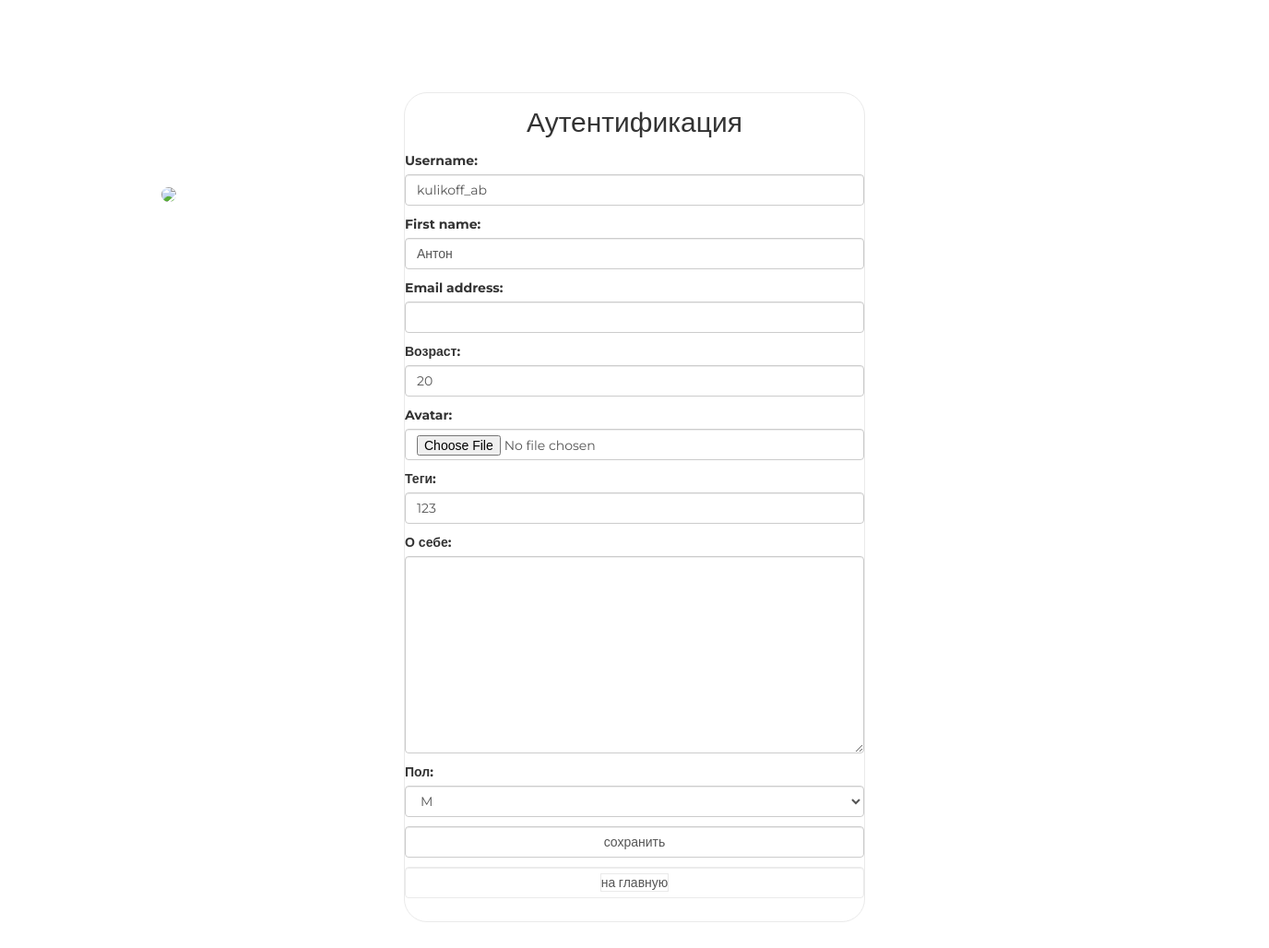
The app's page /auth/edit/ (signed in) with its own data.
### authapp/models.py (models this page shows, shortened)
class ShopUser(AbstractUser):
    avatar = models.ImageField(upload_to='users_avatars', blank=True)
    age = models.PositiveIntegerField(verbose_name='возраст', default=18)
    activation_key = models.CharField(max_length=128, blank=True)
    activation_key_created = models.DateTimeField(auto_now_add=True, blank=True, null=True)

class ShopUserProfile(models.Model):
    MALE = 'M'
    FEMALE = 'W'
    GENDER_CHOICE = (
        (MALE, 'M'),
        (FEMALE, 'W'),
    )
    user = models.OneToOneField(ShopUser, unique=True, null=False, db_index=True, on_delete=models.CASCADE)
    tagline = models.CharField(verbose_name='теги', max_length=128, blank=True)
    about_me = models.TextField(verbose_name='о себе', max_length=512, blank=True)
    gender = models.CharField(choices=GENDER_CHOICE, blank=True, max_length=1, verbose_name='пол')

### authapp/views.py (the view)
# urls.py: re_path(r'^edit/(?P<pk>\d+)/(?P<quantity>\d+)/$', basketapp.basket_edit, name='edit'),
def edit(request):
    title = 'редактирование'
    if request.method == 'POST':
        edit_form = ShopUserEditForm(request.POST, request.FILES, instance=request.user)
        profile_form = ShopUserProfileEditForm(request.POST, instance=request.user.shopuserprofile)
        if edit_form.is_valid() and profile_form.is_valid():
            edit_form.save()
            return HttpResponseRedirect(reverse('auth:edit'))
    else:
        edit_form = ShopUserEditForm(instance=request.user)
        profile_form = ShopUserProfileEditForm(instance=request.user.shopuserprofile)
    content = {'title': title, 'edit_form': edit_form, 'profile_form': profile_form}
    return render(request, 'authapp/edit.html', content)

### authapp/forms.py (shortened to what this page needs)
class ShopUserEditForm(UserChangeForm):
    class Meta:
        model = ShopUser
        fields = ('username', 'first_name', 'email', 'age', 'avatar', 'password')
    def __init__(self, *args, **kwargs):
        super(ShopUserEditForm, self).__init__(*args, **kwargs)
        for field_name, field in self.fields.items():
            field.widget.attrs['class'] = 'form-control'
            field.help_text = ''
            if field_name == 'password':
                field.widget = forms.HiddenInput()

class ShopUserProfileEditForm(forms.ModelForm):
    class Meta:
        model = ShopUserProfile
        fields = ('tagline', 'about_me', 'gender')
    def __init__(self, *args, **kwargs):
        super().__init__(*args, **kwargs)
        for field_name, field in self.fields.items():
            field.widget.attrs['class'] = 'form-control'

### mainapp/context_processors.py (called while the page is built)
def basket(request):
    print(f'context processor basket works')
    basket = []
    if request.user.is_authenticated:
        basket = Basket.objects.filter(user=request.user)
    return {
        'basket': basket,
    }

### authapp/templates/authapp/edit.html (shortened to what this page needs)
{% extends 'authapp/base.html' %}
{% load static %}
{% block content %}
    <form class="form-horizontal" action="{% url 'auth:edit' %}" method="post" enctype="multipart/form-data">
        {{ edit_form.as_p }}
        {{ profile_form.as_p }}
        <input class="form-control" type="submit" value="сохранить">
    </form>
    <button class="btn btn-round form-control last">
        <a href="{% url 'main' %}" class="">
            на главную
        </a>
    </button>
    <div class="user_avatar"><img src="/media/{{ user.avatar }}"></div>
{% endblock %}

### static/css/style.css (style rules this page uses)
* { margin: 0; padding: 0; }
body { font-family: 'Montserrat', sans-serif; }
html, body { height: 100%; }
.login .form-control[type="submit"] { margin: 10px auto; }
.login button { border: 1px solid #eaeaea; margin-bottom: 10px; text-decoration: none; display: block; width: 100%; }
.login button.last { margin-bottom: 25px; }
.login button a, .login button a:hover { border: 1px solid #eaeaea; color: #555; text-decoration: none; }
.login form { margin-bottom: 10px; }
.login div.user_avatar { position: fixed; left: 175px; top: 200px; }
.user_avatar img { width: 300px; border-radius: 25px; }

### records on screen
ShopUser: username "kulikoff_ab", first_name "Антон", age "20"
ShopUserProfile: tagline "123", gender "M"
